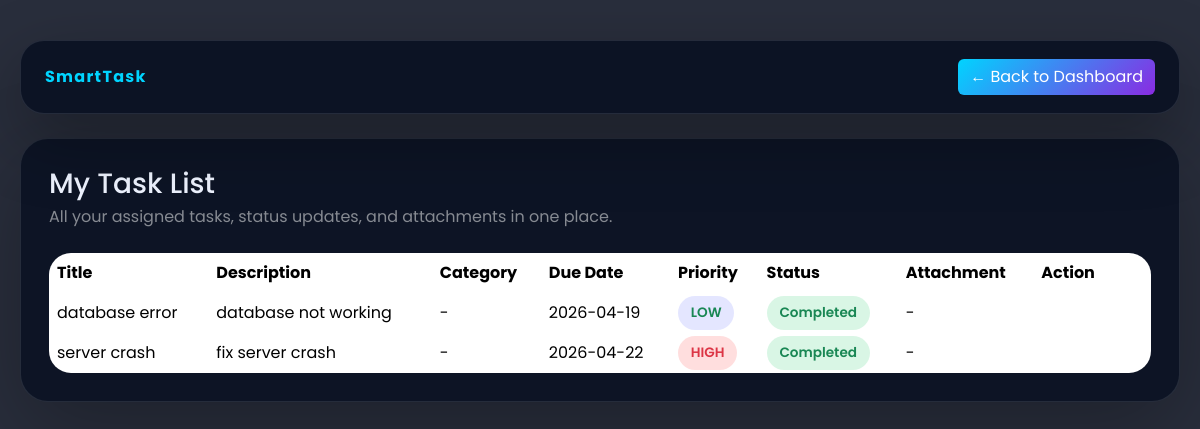
The app's page /my_tasks (signed in), older data.
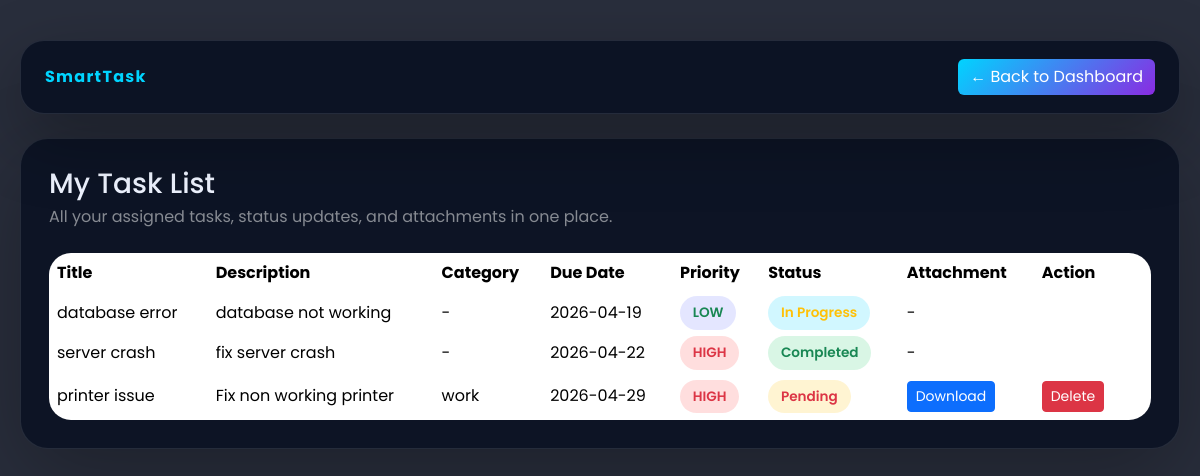
The same page, newer data.
### tables this page shows
CREATE TABLE tasks (
            id INTEGER PRIMARY KEY AUTOINCREMENT,
            title TEXT NOT NULL,
            description TEXT NOT NULL,
            status TEXT DEFAULT 'Pending',
            priority TEXT,
            due_date DATE,
            user_id INTEGER, category TEXT, file_path TEXT,
            FOREIGN KEY (user_id) REFERENCES users(id)

        );

### app.py (the view)
@app.route("/my_tasks")
def my_tasks():
    if 'user_id' not in session:
        return redirect(url_for("login"))
    user_id = session.get('user_id')
    conn = getdb()
    cursor = conn.cursor()
    cursor.execute("SELECT * FROM tasks WHERE user_id = ? ORDER BY priority DESC, due_date ASC", (user_id,))
    tasks = cursor.fetchall()
    conn.close()
    return render_template("my_tasks.html", tasks=tasks)

### app.py (called while the page is built)
@app.after_request
def set_cache_headers(response):
    if response.status_code in [301, 302, 303, 307, 308]:
        response.headers['Cache-Control'] = 'no-store, no-cache, must-revalidate, max-age=0'
        response.headers['Pragma'] = 'no-cache'
        response.headers['Expires'] = '0'
    elif request.endpoint and request.endpoint in ['login', 'register', 'logout', 'user_dashboard', 'admin_dashboard']:
        response.headers['Cache-Control'] = 'no-store, no-cache, must-revalidate, max-age=0, private'
        response.headers['Pragma'] = 'no-cache'
        response.headers['Expires'] = '0'
    elif request.method == 'POST':
        response.headers['Cache-Control'] = 'no-store, no-cache, must-revalidate, max-age=0'
        response.headers['Pragma'] = 'no-cache'
        response.headers['Expires'] = '0'
    return response

def getdb():
    conn = sqlite3.connect(DB_PATH)
    return conn

### templates/my_tasks.html (shortened to what this page needs)
<!DOCTYPE html>
<html lang="en">
<head>
    <link href="https://cdn.jsdelivr.net/npm/bootstrap@5.3.2/dist/css/bootstrap.min.css" rel="stylesheet">
    <link href="https://cdn.jsdelivr.net/npm/bootstrap-icons/font/bootstrap-icons.css" rel="stylesheet">
</head>
<body>
    <div class="page-shell">
        <div class="topbar d-flex flex-column flex-md-row justify-content-between align-items-center gap-3">
            <a href="/" class="navbar-brand mb-0">SmartTask</a>
            <a href="/user_dashboard" class="btn btn-glow">← Back to Dashboard</a>
        </div>
        <div class="content-card">
            <div class="mb-4">
                <h3 class="mb-1">My Task List</h3>
                <p class="text-white-50 mb-0">All your assigned tasks, status updates, and attachments in one place.</p>
            </div>
            <div class="table-responsive">
                <table class="table table-borderless align-middle mb-0">
                    <thead><tr><th>Title</th><th>Description</th><th>Category</th><th>Due Date</th><th>Priority</th><th>Status</th><th>Attachment</th><th>Action</th></tr></thead>
                    <tbody>
                        {% for task in tasks %}
                        <tr>
                            <td>{{ task[1] }}</td>
                            <td>{{ task[2] }}</td>
                            <td>{{ task[7] if task[7] else '-' }}</td>
                            <td>{{ task[5] }}</td>
                            <td><span class="badge-priority {% if task[4] == 'HIGH' %}badge-high text-danger{% elif task[4] == 'MEDIUM' %}badge-medium text-warning{% else %}badge-low text-success{% endif %}">{{ task[4] }}</span></td>
                            <td><span class="badge-status {% if task[3] == 'Completed' %}badge-completed text-success{% elif task[3] == 'In Progress' %}badge-progress text-warning{% else %}badge-pending text-danger{% endif %}">{{ task[3] }}</span></td>
                            <td>
                                {% if task[8] %}
                                    <a href="/download/{{ task[0] }}" class="btn btn-primary btn-sm btn-action">Download</a>
                                {% else %}
                                    -
                                {% endif %}
                            </td>
                            <td>
                                {% if task[3] == 'Pending' %}
                                    <a href="/delete_task/{{ task[0] }}" class="btn btn-sm btn-danger btn-action" onclick="return confirm('Delete this task permanently?')">Delete</a>
                                {% else %}
                                    <span class="text-white-50">No actions</span>
                                {% endif %}
                            </td>
                        </tr>
                        {% endfor %}
                    </tbody>
                </table>
            </div>
        </div>
    </div>
</body>
</html>

Row changes from the older to the newer data that the page shows:
changed tasks "database error": status "Completed" → "In Progress"
added tasks: title "printer issue", description "Fix non working printer", category "work", due_date "2026-04-29", priority "HIGH", status "Pending"
